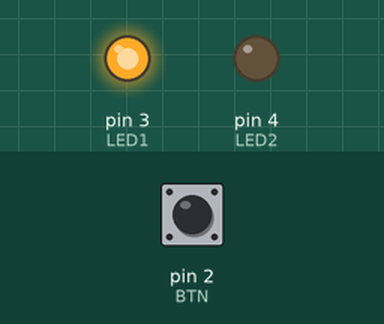
This sketch was run on a simulated Arduino Uno, built with avr-gcc and run on an emulated ATmega328P. Parts: output pins drawn as LEDs (lit = HIGH). Dashed ring = blinking. The test bench sets the inputs (shaded band); at power-on: pin 2 (BTN) LOW.

Above: at 2.8 s.
2.9 s: pin 2 (BTN) pulled HIGH for 3.2 s
At 3.8 s:
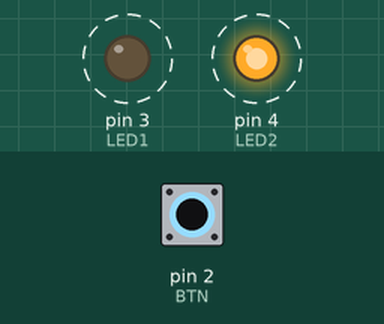
7.6 s: pin 2 (BTN) pulled HIGH for 1.2 s
At 9.2 s:
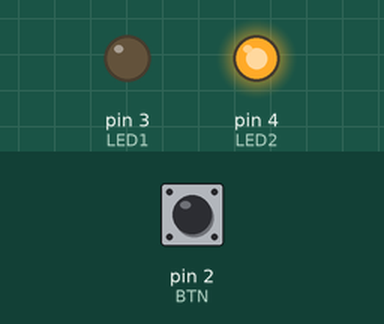
Timing chart, 0 to 10.7 s (numbered marks = the images above; inputs shaded):
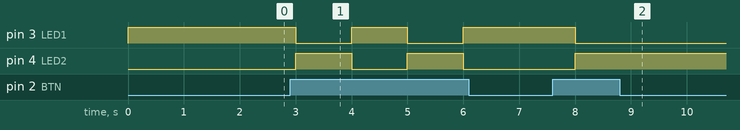

Measured:
- after the input at 2.9 s, pin 3 (LED1), pin 4 (LED2): alternates HIGH for 1.0 s and LOW for 1.0 s, starting after 0.10 s
- after the input at 7.6 s, pin 3 (LED1): HIGH → LOW after 0.40 s; pin 4 (LED2): LOW → HIGH after 0.40 s

The sketch:

4-encender_leds_forma_alterna_con_boton.ino
```cpp
/*
  René Rodríguez Martínez

  Ejemplo con dos leds encenderlos y apagarlos de forma alterna atraves de un boton
*/

//declaramos los dos pines donde estan los leds concetados y el boton
const int LED1 = 3, LED2 = 4, BTN= 2;
//declaramos variables de tipo bolleano para guardar el estado de los leds
boolean led1Operativo=true ,  led2Operativo=false;

void setup() {

  //configuramos los pines en modo salida ya que le daremos ordenes de encendido (no recibimos nada)
  pinMode(LED1, OUTPUT);
  pinMode(LED2, OUTPUT);
  //configuramos el pin donde esta el boton en entrada ya que queremos recibir la informacion de entrada (recibimos la pulsación)
  pinMode(BTN,INPUT);
  //encendemos el led 1
  digitalWrite(LED1,led1Operativo);
}

void loop() {
  //Comprobamos si han pulsado el boton
  if(digitalRead(BTN)==HIGH){
    //cambia el estado de los booleanos para que esten al contrario (si el 1 esta encendido y el 2 apagodo se invierten)
    led1Operativo=!led1Operativo;
    led2Operativo=!led2Operativo;
    //ahora usando los booleanos encendos / apagamos los leds
    digitalWrite(LED1,led1Operativo);
    digitalWrite(LED2,led2Operativo);
  }
  delay(1000);//esperar un poco para que cuando pulse el usuario no detecte mas  de una pulsación seguida en una pulsación regular
}
```
